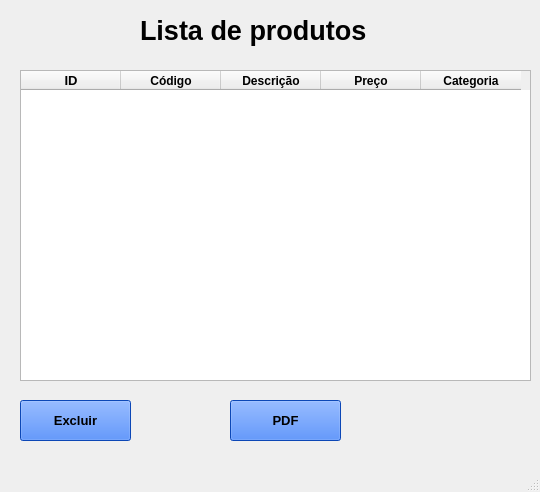
<?xml version="1.0" encoding="UTF-8"?>
<ui version="4.0">
 <class>Lista_produtos</class>
 <widget class="QMainWindow" name="Lista_produtos">
  <property name="geometry">
   <rect>
    <x>0</x>
    <y>0</y>
    <width>540</width>
    <height>492</height>
   </rect>
  </property>
  <property name="windowTitle">
   <string>MainWindow</string>
  </property>
  <widget class="QWidget" name="centralwidget">
   <widget class="QLabel" name="label">
    <property name="geometry">
     <rect>
      <x>140</x>
      <y>10</y>
      <width>291</width>
      <height>41</height>
     </rect>
    </property>
    <property name="font">
     <font>
      <family>Arial</family>
      <pointsize>20</pointsize>
      <weight>75</weight>
      <bold>true</bold>
     </font>
    </property>
    <property name="text">
     <string>Lista de produtos</string>
    </property>
   </widget>
   <widget class="QTableWidget" name="tableWidget">
    <property name="geometry">
     <rect>
      <x>20</x>
      <y>70</y>
      <width>511</width>
      <height>311</height>
     </rect>
    </property>
    <property name="font">
     <font>
      <weight>50</weight>
      <bold>false</bold>
     </font>
    </property>
    <property name="showGrid">
     <bool>true</bool>
    </property>
    <property name="gridStyle">
     <enum>Qt::SolidLine</enum>
    </property>
    <property name="sortingEnabled">
     <bool>true</bool>
    </property>
    <column>
     <property name="text">
      <string>ID</string>
     </property>
     <property name="font">
      <font>
       <pointsize>10</pointsize>
       <weight>75</weight>
       <bold>true</bold>
      </font>
     </property>
    </column>
    <column>
     <property name="text">
      <string>Código</string>
     </property>
     <property name="font">
      <font>
       <pointsize>9</pointsize>
       <weight>75</weight>
       <bold>true</bold>
      </font>
     </property>
    </column>
    <column>
     <property name="text">
      <string>Descrição</string>
     </property>
     <property name="font">
      <font>
       <pointsize>9</pointsize>
       <weight>75</weight>
       <bold>true</bold>
      </font>
     </property>
    </column>
    <column>
     <property name="text">
      <string>Preço</string>
     </property>
     <property name="font">
      <font>
       <pointsize>9</pointsize>
       <weight>75</weight>
       <bold>true</bold>
      </font>
     </property>
    </column>
    <column>
     <property name="text">
      <string>Categoria</string>
     </property>
     <property name="font">
      <font>
       <pointsize>9</pointsize>
       <weight>75</weight>
       <bold>true</bold>
      </font>
     </property>
    </column>
   </widget>
   <widget class="QPushButton" name="pushButton_2">
    <property name="geometry">
     <rect>
      <x>230</x>
      <y>400</y>
      <width>111</width>
      <height>41</height>
     </rect>
    </property>
    <property name="font">
     <font>
      <family>Arial</family>
      <pointsize>10</pointsize>
      <weight>75</weight>
      <bold>true</bold>
     </font>
    </property>
    <property name="styleSheet">
     <string notr="true">
background-color: rgb(17, 100, 255);
</string>
    </property>
    <property name="text">
     <string>PDF</string>
    </property>
   </widget>
   <widget class="QPushButton" name="pushButton_3">
    <property name="geometry">
     <rect>
      <x>20</x>
      <y>400</y>
      <width>111</width>
      <height>41</height>
     </rect>
    </property>
    <property name="font">
     <font>
      <family>Arial</family>
      <pointsize>10</pointsize>
      <weight>75</weight>
      <bold>true</bold>
     </font>
    </property>
    <property name="styleSheet">
     <string notr="true">
background-color: rgb(17, 100, 255);
</string>
    </property>
    <property name="text">
     <string>Excluir</string>
    </property>
   </widget>
  </widget>
  <widget class="QMenuBar" name="menubar">
   <property name="geometry">
    <rect>
     <x>0</x>
     <y>0</y>
     <width>540</width>
     <height>21</height>
    </rect>
   </property>
  </widget>
  <widget class="QStatusBar" name="statusbar"/>
 </widget>
 <resources/>
 <connections/>
</ui>
